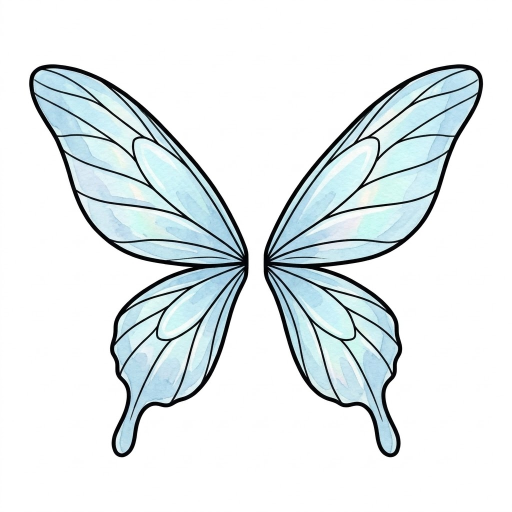
#> input picture parts/raw/back_wings.jpg, 1024 x 1024 px, given in place of crest_neta.jpg, which was not available (shown at 1/2 size)
$ python sheet_crest.py
#> lines starting #> are read from the running program, lines starting #| are printed output that depends on the picture; after the words box and inside, x2 and y2 are one past the last pixel; in counts of white or black regions, pixels touching at a corner belong together
#> (reads tools/parts/heads.json from the repository)
### tools/parts/join.py
from PIL import Image, ImageDraw
import numpy as np
from collections import deque

def cutout(path, thresh=232):
#> called with path = 'crest_neta.jpg', thresh = 232
    im = Image.open(path).convert("RGB"); a = np.asarray(im).astype(int)
#> in cutout, im is the input picture: PIL image 1024x1024 RGB; mean R, G, B 227.1, 234.2, 236
    h, w, _ = a.shape
#> h = 1024; w = 1024
    light = a.min(axis=2) >= thresh
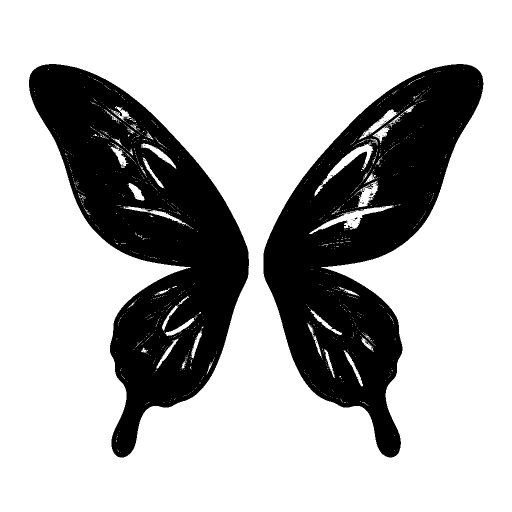
#> light: shape (1024, 1024) bool (shown at 1/2 size); 71.7% white; 86 black regions (83 under 20 px), largest, box (x1, y1, x2, y2) and area: (58, 128, 498, 915) 149935, (527, 128, 967, 915) 147078, (739, 387, 747, 392) 22
    bg = np.zeros((h, w), bool); q = deque()
    for x in range(w):
        for y in (0, h - 1):
            if light[y, x] and not bg[y, x]: bg[y, x] = True; q.append((y, x))
#> bg: shape (1024, 1024) bool; 0.2% white in thin lines or dots
    for y in range(h):
        for x in (0, w - 1):
            if light[y, x] and not bg[y, x]: bg[y, x] = True; q.append((y, x))
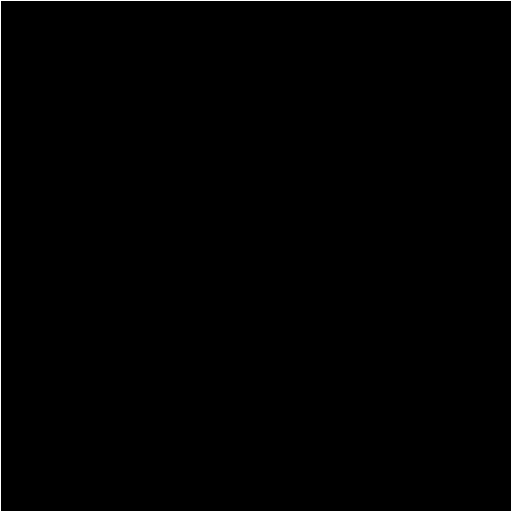
#> bg: shape (1024, 1024) bool (shown at 1/2 size); 0.39% white in thin lines or dots
    while q:
        y, x = q.popleft()
        for dy, dx in ((1,0),(-1,0),(0,1),(0,-1)):
            ny, nx = y + dy, x + dx
            if 0 <= ny < h and 0 <= nx < w and light[ny, nx] and not bg[ny, nx]:
                bg[ny, nx] = True; q.append((ny, nx))
#> bg: shape (1024, 1024) bool; 70% white; 2 black regions, box (x1, y1, x2, y2) and area: (527, 128, 967, 915) 157117, (58, 128, 498, 915) 157087
    alpha = np.where(bg, 0, 255).astype(np.uint8)
    return Image.fromarray(np.dstack([a.astype(np.uint8), alpha]), "RGBA")

# [29 lines that do not run on import are left out]

### tools/parts/sheet_crest.py
import json, sys
from PIL import Image, ImageDraw, ImageFont
from join import cutout
chins = json.load(open("heads.json")); S, CHIN_AT = 0.434, 124
SPOT = {"fighter": (772, 492, 130), "wizard": (585, 330, 120), "rogue": (512, 330, 120), "cleric": (512, 700, 120),
        "ranger": (600, 300, 110), "bard": (440, 275, 110), "barbarian": (512, 330, 120), "druid": (512, 330, 120),
        "paladin": (512, 655, 120)}   # crest: centre and diameter on the 1024 px body
crests = {t: cutout(f"crest_{t}.jpg") for t in ("neta", "roni")}
#> call 2 of cutout, with path = 'crest_roni.jpg', thresh = 232
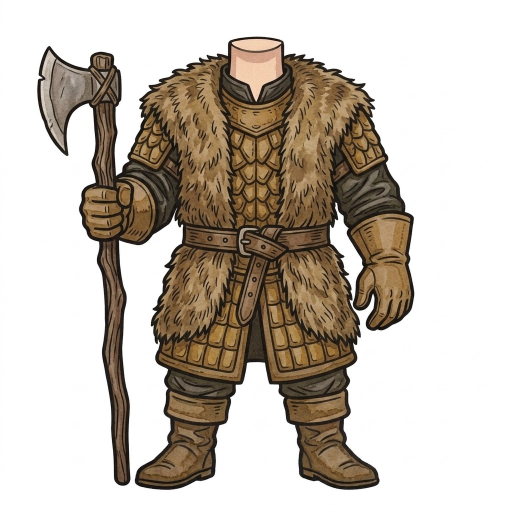
#> input picture parts/raw/body_barbarian.jpg, 1024 x 1024 px, given in place of crest_roni.jpg, which was not available (shown at 1/2 size)
#> in cutout, im is the input picture: PIL image 1024x1024 RGB; mean R, G, B 197, 188.4, 178.2
#> in cutout (call 2), `light = a.min(axis=2) >= thresh`:
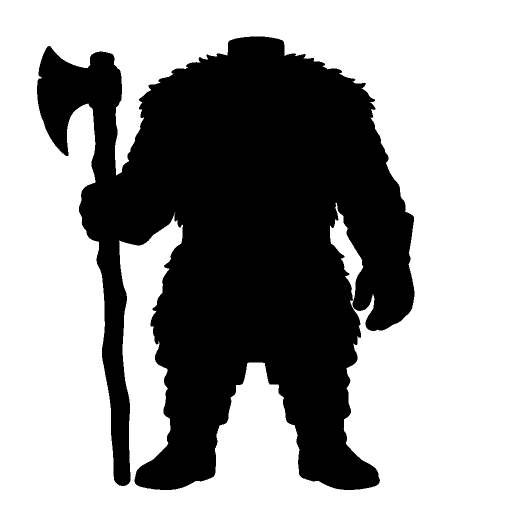
#> light: shape (1024, 1024) bool (shown at 1/2 size); 60.7% white; 1 black region, box (x1, y1, x2, y2) and area: (74, 73, 829, 980) 412008
#> after the loop in cutout (call 2), `while q:`: bg: shape (1024, 1024) bool; 60.7% white; 1 black region, box (x1, y1, x2, y2) and area: (74, 73, 829, 980) 412017
#> crests = 2 items
for t in crests: crests[t] = crests[t].crop(crests[t].getbbox())
#> this loop made 2 passes
#> t on passes 1 to 2: 'neta', 'roni'
heads = {"neta": ["human_f", "elf_m", "dwarf_m", "tabaxi_f", "fairy_f"], "roni": ["human_m", "elf_f", "dragonborn_m", "tabaxi_m", "dwarf_f"]}
classes = ["fighter","wizard","rogue","cleric","ranger","bard","barbarian","druid","paladin"]
def hero(cls, head, team):
    b = cutout(f"body_{cls}.jpg"); h = cutout(f"head_{head}.jpg").resize((int(1024 * S),) * 2, Image.LANCZOS)
#> call 3 of cutout, with path = 'body_fighter.jpg', thresh = 232
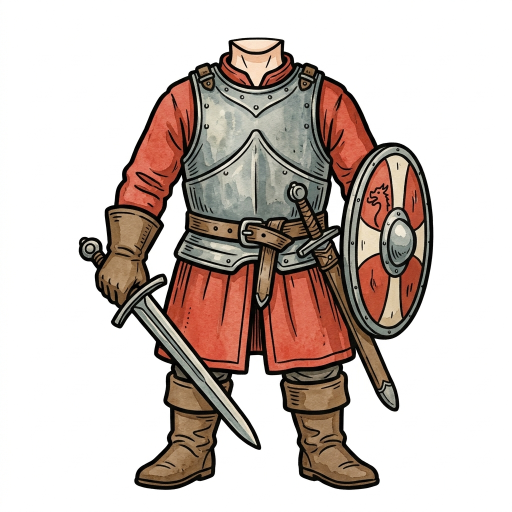
#> input picture parts/raw/body_fighter.jpg, 1024 x 1024 px, found by its file name (shown at 1/2 size)
#> in cutout, im is the input picture: PIL image 1024x1024 RGB; mean R, G, B 206.3, 194, 188.3
#> in cutout (call 3), `light = a.min(axis=2) >= thresh`: light: shape (1024, 1024) bool; 62.5% white; 1 black region, box (x1, y1, x2, y2) and area: (157, 75, 867, 980) 393541
#> after the loop in cutout (call 3), `while q:`: bg: shape (1024, 1024) bool; 61.4% white; 1 black region, box (x1, y1, x2, y2) and area: (157, 75, 867, 980) 404611
    off = int(1024 * S); c = Image.new("RGBA", (1024, 1024 + off), (255, 255, 255, 255))
#> after `c = Image.new('RGBA', (1024, 1024 + off), (255, 255, 255, 255))`: c: PIL image 1024x1468 RGBA; every value is 255
    CX, CY, CD = SPOT[cls]; cr = crests[team].resize((CD, CD), Image.LANCZOS)
    c.alpha_composite(b, (0, off)); c.alpha_composite(cr, (CX - CD // 2, off + CY - CD // 2))
    c.alpha_composite(h, (512 - int(512 * S), off + CHIN_AT - int(chins[head] * S)))
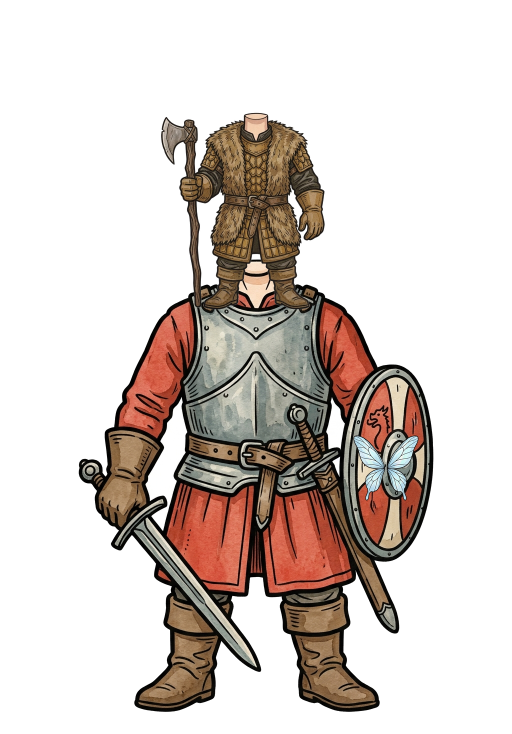
#> c: PIL image 1024x1468 RGBA (shown at 1/2 size); mean R, G, B, A 214.5, 205.2, 200.1, 255
    return c.convert("RGB").crop((40, 40, 984, 1024 + off))
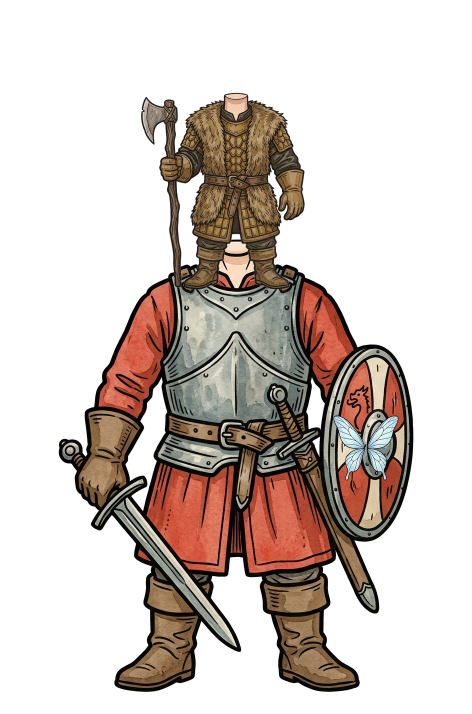
#> returned value: PIL image 944x1428 RGB (shown at 1/2 size); mean R, G, B 209.8, 199.4, 193.7
TW = 260; f = ImageFont.truetype("/usr/share/fonts/truetype/dejavu/DejaVuSans-Bold.ttf", 16)
rows = []
for team in ("neta", "roni"):
    rows.append([hero(cls, heads[team][i % 5], team) for i, cls in enumerate(classes)])
#> (the run stopped early here; a loop or call above may not have finished)
